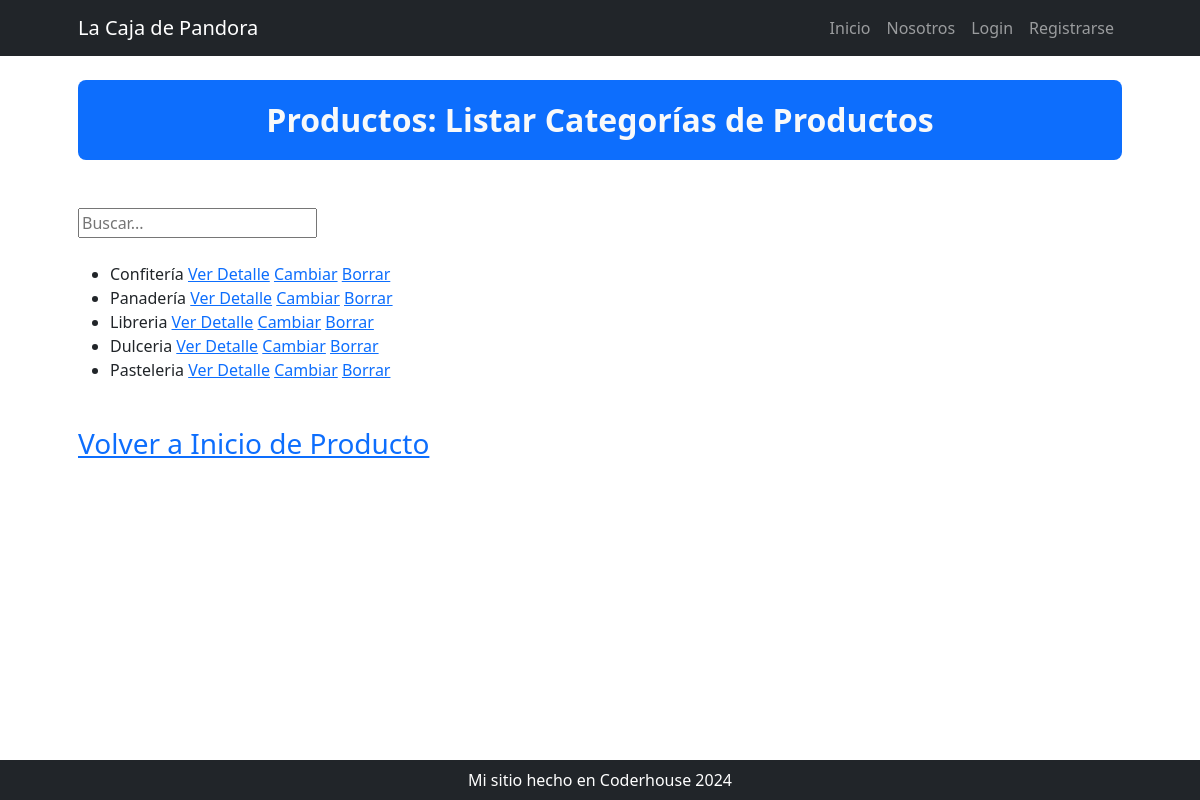
Page /producto/productocategoria/list/ on the earlier database version.
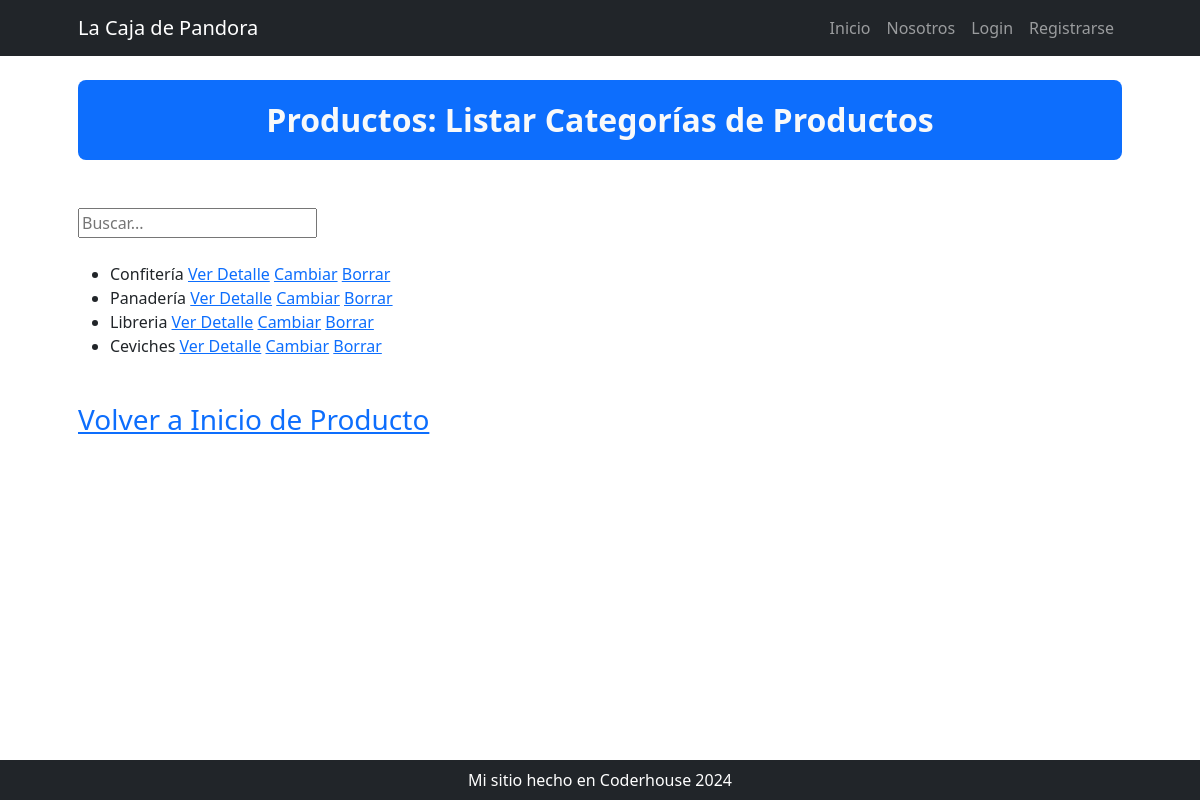
Same page on the later database version.
### producto/models.py (models this page shows, shortened)
class ProductoCategoria(models.Model):
    nombre = models.CharField(max_length=200, unique=True)
    descripcion = models.CharField(
        max_length=250, null=True, blank=True, verbose_name="Descripción")
    class Meta:
        verbose_name_plural = "Categorías de Productos"
        verbose_name = "Categoría de Producto"

### producto/views.py (the view)
class ProductoCategoriaList(ListView):
    model = models.ProductoCategoria
    def get_queryset(self) -> QuerySet:
        if self.request.GET.get("consulta"):
            consulta = self.request.GET.get("consulta")
            object_list = models.ProductoCategoria.objects.filter(
                nombre__icontains=consulta)
            return object_list
        else:
            object_list = models.ProductoCategoria.objects.all()
            return object_list

### producto/templates/producto/productocategoria_list.html (shortened to what this page needs)
{% extends 'core/base.html' %}
{% block titulo %}
  {% include 'core/components/titulo1.html' with titulo="Productos: Listar Categorías de Productos" %}
{% endblock titulo %}
{% block contenido %}
  <div class="py-lg-4 ">
    <form action="{% url 'producto:productocategoria_list' %}" method="get">
      <input type="text" name="consulta" placeholder="Buscar...">
    </form>
  </div>
  <ul>
    {% for producto in object_list %}
      <li> {{ producto.nombre }}
        <a href="{% url 'producto:productocategoria_detail' producto.id %}">Ver Detalle</a>
        <a href="{% url 'producto:productocategoria_update' producto.id %}">Cambiar</a>
        <a href="{% url 'producto:productocategoria_delete' producto.id %}">Borrar</a>
      </li>
    {% endfor %}
  </ul>
  <div class="fs-3 py-4">
    <a href="{% url 'producto:home' %}">Volver a Inicio de Producto</a>
  </div>
{% endblock contenido %}

### core/templates/core/base.html (shortened to what this page needs)
{% load static %}
<!DOCTYPE html>
<html lang="es">
  <head>
    <link href="{% static 'core/css/styles.css' %}" rel="stylesheet" />
  </head>
  <body>
    {% include 'core/components/navbar.html' %}
    <div class="container px-4 px-lg-5">
      {% block titulo %} {% endblock titulo %}
      {% block contenido %} {% endblock contenido %}
    </div>
    {% include 'core/components/footer.html' %}
  </body>
</html>

### core/templates/core/components/navbar.html (shortened to what this page needs)
<nav class="navbar navbar-expand-lg navbar-dark bg-dark">
  <div class="container px-5">
    <a class="navbar-brand" href="#!">La Caja de Pandora</a>
    <div class="collapse navbar-collapse" id="navbarSupportedContent">
      <ul class="navbar-nav ms-auto mb-2 mb-lg-0">
        <li class="nav-item">
          <a class="nav-link {% if  request.path == "/"%}active{% endif %}" aria-current="page" href="{% url 'core:home' %}">Inicio</a>
        </li>
        <li class="nav-item ">
          <a class="nav-link {% if  request.path == "/about"%}active{% endif %}" href="#!">Nosotros</a>
        </li>
        {% if user.is_authenticated %}
          <li class="nav-item">
            <a class="nav-link {% if  request.path == "/cliente/"%}active{% endif %}" href="{% url 'cliente:home' %}">Clientes</a>
          </li>
          <li class="nav-item">
            <a class="nav-link {% if  request.path == "/producto/"%}active{% endif %}" href="{% url 'producto:home' %}">Producto</a>
          </li>
          <li class="nav-item">
            <a class="nav-link text-bg-info rounded-1 ">{{ user.username }}</a>
          </li>
          <li class="nav-item">
            <form action="{% url 'core:logout' %}" method="post">
              {% csrf_token %}
              <button type="submit" class="btn btn-dark">
                Logout
              </button>
            </form>
          </li>
        {% else %}
          <li class="nav-item">
            <a class="nav-link {% if  request.path == "/login/"%}active{% endif %}" href="{% url 'core:login' %}">Login</a>
          </li>
          <li class="nav-item">
            <a class="nav-link {% if  request.path == "/register/"%}active{% endif %}" href="{% url 'core:register' %}">Registrarse</a>
          </li>
        {% endif %}
      </ul>
    </div>
  </div>
</nav>

### core/templates/core/components/titulo1.html
<div class="fs-2 fw-bold text-center py-3 my-4 text-light bg-primary rounded-3">
  {{ titulo }}
</div>

### core/templates/core/components/footer.html
<footer class="py-2 bg-dark fixed-bottom ">
  <div class="container px-4 px-lg-5">
    <p class="m-0 text-center text-white">
      Mi sitio hecho en Coderhouse 2024
    </p>
  </div>
</footer>

Differences in the rows shown:
removed ProductoCategoria: nombre "Dulceria"
removed ProductoCategoria: nombre "Pasteleria"
added ProductoCategoria: nombre "Ceviches"
